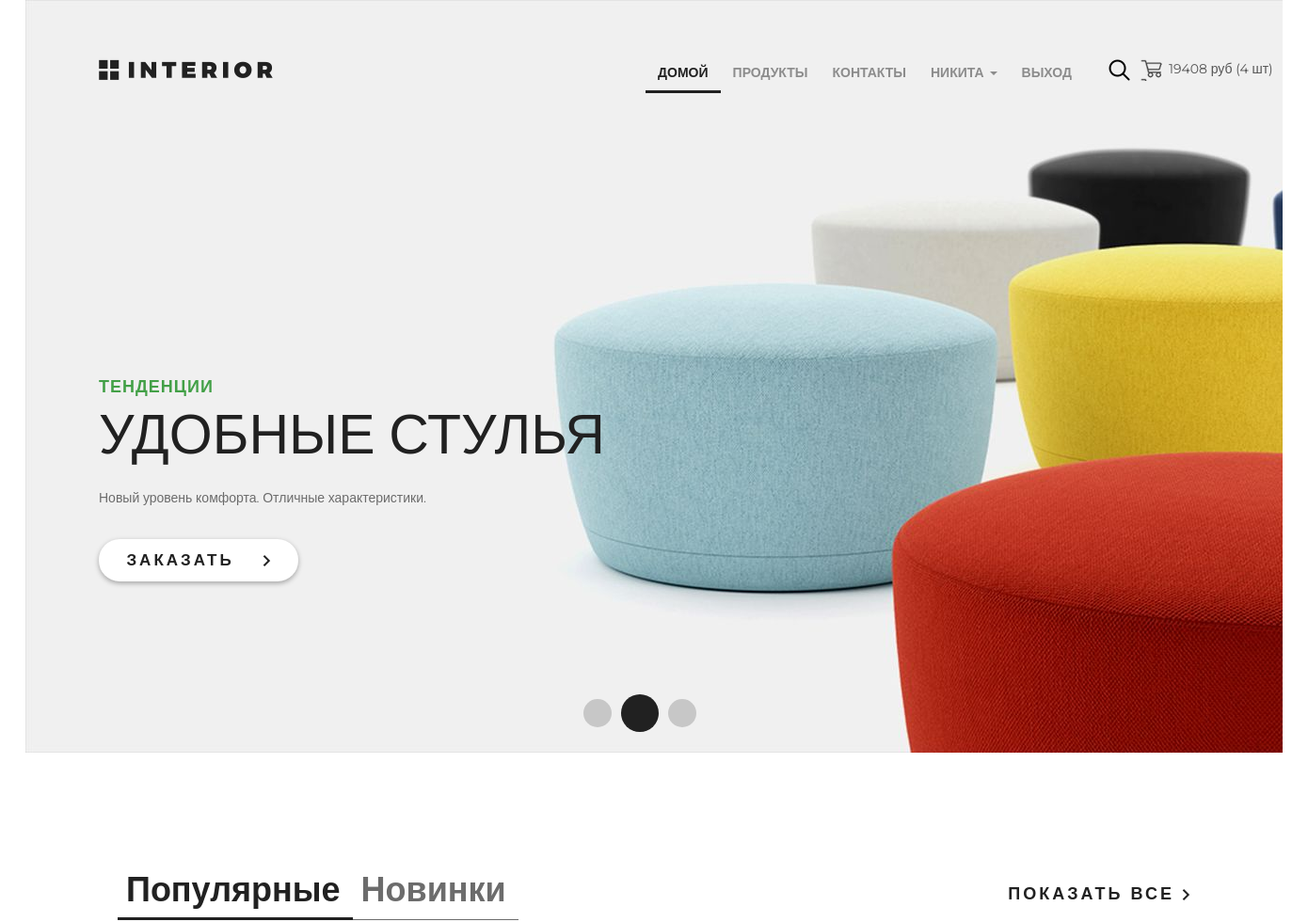
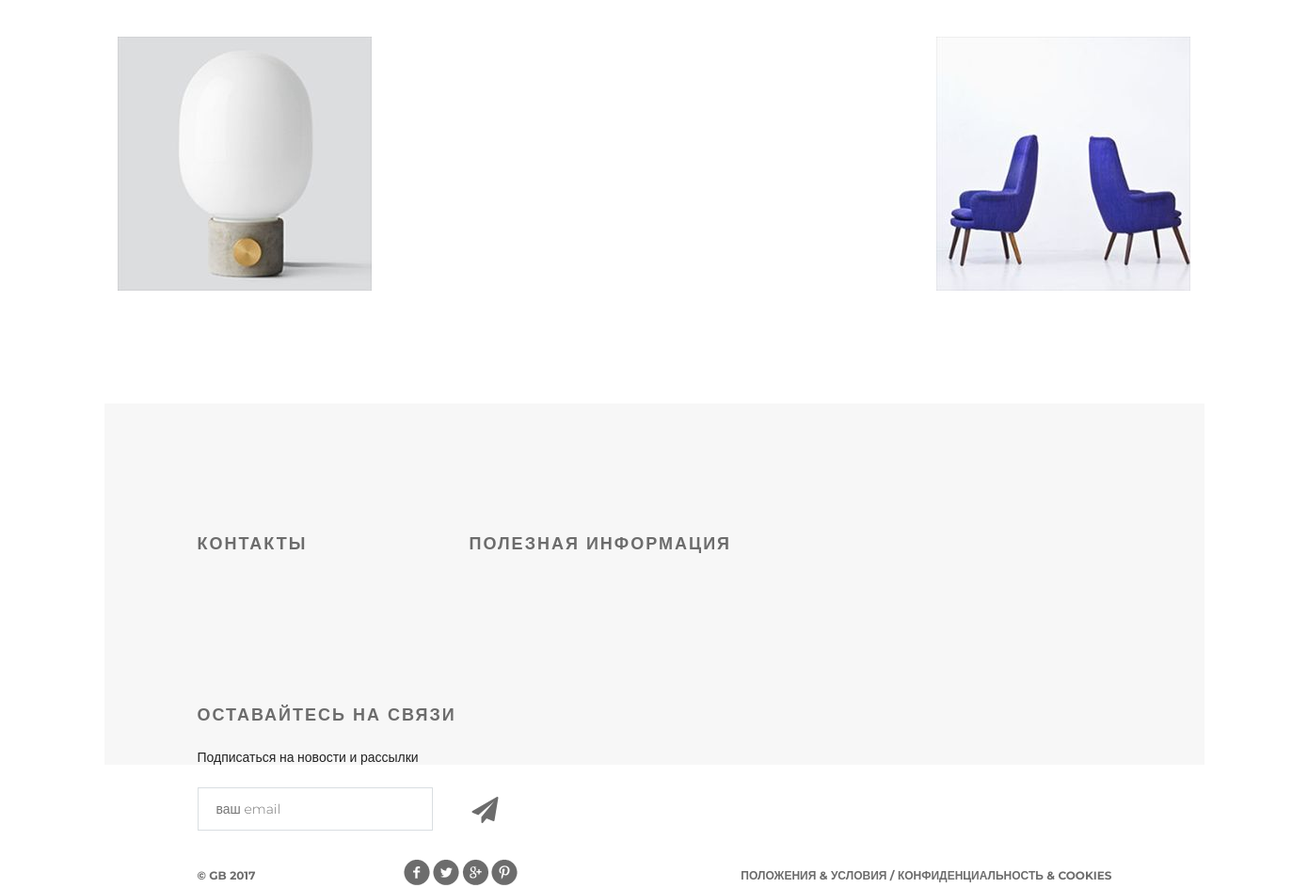
Screenshot of / (signed in) with the database file from the repository (2 pictures, top to bottom).
### authapp/models.py (models this page shows, shortened)
class ShopUser(AbstractUser):
    age = models.PositiveSmallIntegerField(verbose_name='возраст', null=True)
    avatar = models.ImageField(upload_to='users_avatars', blank=True)
    activation_key = models.CharField(max_length=128, blank=True)
    activation_key_expires = models.DateTimeField(
        default=get_activation_key_expires
    )
    def basket_cost(self):
        return sum(item.product.price * item.quantity for item in self.user_basket.all())
    def basket_total_quantity(self):
        return sum(item.quantity for item in self.user_basket.all())
    class Meta:
        ordering = ['-is_active', '-is_superuser', '-is_staff', 'username']

### basketapp/models.py (models this page shows, shortened)
class BasketItem(models.Model):
    objects = BasketQuerySet.as_manager()
    user = models.ForeignKey(
        get_user_model(),
        on_delete=models.CASCADE,
        related_name='user_basket'
    )
    product = models.ForeignKey(Product, on_delete=models.CASCADE)
    quantity = models.PositiveIntegerField(default=0)
    add_datetime = models.DateTimeField(auto_now_add=True)

### mainapp/models.py (models this page shows, shortened)
class Product(models.Model):
    category = models.ForeignKey(ProductCategory,
                                 on_delete=models.CASCADE,
                                 verbose_name='категория продукта')
    name = models.CharField('имя продукта', max_length=128)
    image = models.ImageField(upload_to='products_images', blank=True)
    short_desc = models.CharField('краткое описание продукта', max_length=64, blank=True)
    description = models.TextField('описание продукта', blank=True)
    price = models.DecimalField('цена продукта', max_digits=8, decimal_places=2, default=0)
    quantity = models.PositiveIntegerField('количество на складе', default=0)
    is_active = models.BooleanField(default=True)
    class Meta:
        verbose_name = 'продукт'
        verbose_name_plural = 'продукты'

### mainapp/views.py (the view)
# urls.py: path('', adminapp.UsersList.as_view(), name='index'),
def index(request):
    context = {
        'page_title': 'главная',
    }
    return render(request, 'mainapp/index.html', context)

### mainapp/context_processors.py (called while the page is built)
def catalog_menu(request):
    return {'catalog_menu': ProductCategory.objects.filter(is_active=True),
    }

### mainapp/templates/mainapp/index.html (shortened to what this page needs)
{% extends 'mainapp/base.html' %}
{% load static %}
{% block container %}
    <div class="slider">
        {% include 'mainapp/includes/inc__main_menu.html' %}
        <div class="text-slider">
            <h3 class="green">тенденции</h3>
            <h3 class="big"> удобные стулья</h3>
            <p>Новый уровень комфорта. Отличные характеристики.</p>
            <a href="#" class="button-order">заказать <img src="{% static 'img/arrow.png' %}" alt=""></a>
        </div>
        <div class="navi">
            <a href="#"></a><a href="#"></a><a href="#"></a>
        </div>
    </div>
    <div class="featured">
        <div class="featured-menu">
            <a class="active" href="#">Популярные</a><a href="#">Новинки</a>
        </div>
        <a class="explore" href="#">показать все <img src="{% static 'img/arrow.png' %}" alt=""></a>
        <div class="clearfix">
        </div>
        <div class="tab-content">
            <div class="block">
                <a href="#"><img src="{% static 'img/product-1.jpg' %}" alt="">
                </a>
            </div>
            <div class="block">
                <a href="#"><img src="/static/img/product-2.jpg" alt="">
                </a>
            </div>
        </div>
    </div>
{% endblock %}

### mainapp/templates/mainapp/includes/inc__main_menu.html (shortened to what this page needs)
<div class="header clearfix">
    <a href="{% url 'main:index' %}" class="logo"></a>
    <ul class="menu">
        <li>
            <a href="{% url 'main:index' %}"
               class="{% if request.resolver_match.url_name == 'index' %}active{% endif %}">
                домой
            </a>
        </li>
        <li>
            <a href="{% url 'main:products' %}"
               class="{% if request.resolver_match.url_name == 'products' or request.resolver_match.url_name == 'catalog' %}active{% endif %}">
                продукты
            </a>
        </li>
        <li>
            <a href="{% url 'main:contact' %}"
               class="{% if request.resolver_match.url_name == 'contact' %}active{% endif %}">
                контакты
            </a>
        </li>
        {% if user.is_authenticated %}
            <li>
                <div class="dropdown">
                    <a class="dropdown-toggle" href="" data-toggle="dropdown">
                        {{ user.first_name|default:'Пользователь' }}
                        <span class="caret"></span>
                    </a>
                </div>
            </li>
        {% endif %}
        {% if user.is_authenticated %}
            <a href="{% url 'auth:logout' %}">
                выход
            </a>
        {% else %}
            <a href="{% url 'auth:login' %}">
                вход
            </a>
        {% endif %}
    </ul>
    <a href="#" class="search"></a>
    {% if user.is_authenticated %}
        <a href="{% url 'basket:index' %}" class="basket">
            <span>{{ user.basket_cost|floatformat:0 }} руб ({{ user.basket_total_quantity }} шт)</span>
        </a>
    {% endif %}
</div>

### static/css/style.css (style rules this page uses)
* { margin: 0; padding: 0; }
body { font-family: 'Montserrat', sans-serif; }
html, body { height: 100%; }
.slider { height: 800px; background-image: url(/static/img/slider.jpg); padding-left: 78px; padding-right: 211px; position: relative; }
.logo { background-image: url(/static/img/logo.png); margin-top: 63px; width: 185px; height: 22px; float: left; }
.menu { list-style-type: none; margin-top: 67px; float: right; }
.menu li { float: left; }
.menu a { color: #8c8c8c; font-size: 14px; font-weight: 700; text-align: right; text-transform: uppercase; text-decoration: none; padding: 10px 13px; }
.menu .active { color: #212121; font-weight: 700; border-bottom: 3px solid #212121; }
.search { display: block; width: 23px; height: 23px; background-image: url(/static/img/search.png); position: absolute; top: 63px; left: 1151px; }
.basket { display: block; width: 23px; height: 23px; background-image: url(/static/img/basket.png); position: absolute; top: 63px; left: 1185px; text-decoration: none; color: #555; }
.basket span { display: block; margin-left: 30px; width: 150px; }
.clearfix:after { content: ""; display: block; clear: both; }
.text-slider { margin-top: 288px; position: absolute; }
.text-slider p { color: #6c6c6c; font-size: 14px; text-align: left; width: 458px; line-height: 24px; }
.button-order { background-color: #ffffff; box-shadow: 0px 2px 4.85px 0.15px rgba(33, 33, 33, 0.35); width: 212px; height: 45px; display: block; text-transform: uppercase; text-align: center; border-radius: 22px; text-decoration: none; color: #212121; font-size: 17px; font-weight: 700; line-height: 45px; margin-top: 32px; letter-spacing: 3px; }
.button-order img { padding-left: 22px; }
.green { text-transform: uppercase; color: #43a047; font-size: 18px; font-weight: 700; text-align: left; margin-bottom: 22px; line-height: 13px; letter-spacing: 1px; }
.big { color: #212121; font-size: 59px; line-height: 43px; text-transform: uppercase; font-weight: 100; margin-bottom: 34px; }
.navi { position: absolute; bottom: 22px; right: 618px; display: flex; width: 130px; height: 40px; justify-content: space-between; align-items: center; }
.navi a { display: block; width: 30px; height: 30px; border-radius: 50%; background-color: rgba(33, 33, 33, 0.2); float: left; margin: 0px 5px; }
.navi a:nth-child(2) { display: block; width: 40px; height: 40px; border-radius: 50%; background-color: #212121; float: left; margin: 0px; }
.featured { padding-left: 98px; padding-right: 98px; }
.featured-menu { margin-top: 120px; width: 300px; height: 49px; float: left; }
.featured-menu a { color: #6c6c6c; font-size: 36px; font-weight: 700; text-align: left; text-decoration: none; border-bottom: 1px solid #6c6c6c; padding-bottom: 10px; padding-right: 13px; padding-left: 9px; }
.featured-menu .active { font-size: 36px; font-weight: 700; text-align: left; color: #212121; border-bottom: 3px solid #212121; padding-bottom: 8px; }
.explore { text-transform: uppercase; color: #212121; font-size: 18px; font-weight: 700; line-height: 24px; text-align: center; float: right; margin-top: 138px; letter-spacing: 3px; text-decoration: none; }
.tab-content { margin-top: 50px; display: flex; justify-content: space-between; margin-bottom: 120px; }
.tab-content .block { height: 270px; width: 270px; position: relative; }

### rows the page displays
ShopUser: first_name "НИКИТА", basket_cost "19408", basket_total_quantity "4"
